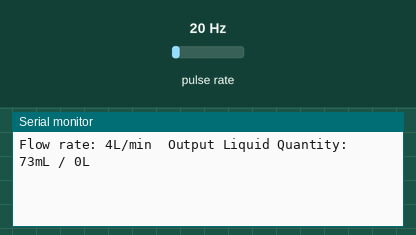
The sketch below on a simulated ESP8266 (NodeMCU). Parts: the last lines printed to the serial monitor. Wiring (inferred from the names in the program): pulse sensor: data D4. The test bench sets the inputs (shaded band); at power-on: pulse rate 20 Hz.

Above: at 1.2 s.
1.3 s: pulse rate (sensor on D4) set to 4 Hz
At 2.6 s:
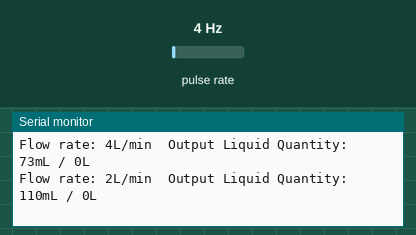
2.8 s: pulse rate (sensor on D4) set to 50 Hz
At 3.8 s:
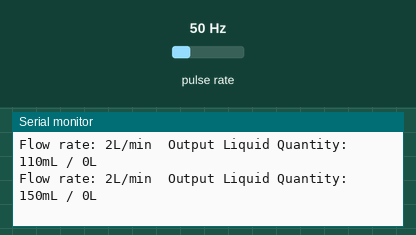
Timing chart, 0 to 5.8 s (numbered marks = the images above; inputs shaded):
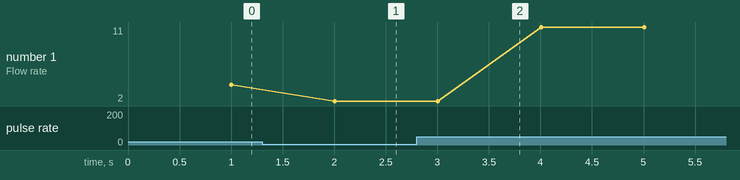

The sketch:

Welcome_Back_Flow_Meter.ino
```cpp
#include <ThingerESP8266.h>
#include <ESP8266WiFi.h>
#define USERNAME "ewbLocalWWU"
#define DEVICE_ID "esp8366"
#define DEVICE_CREDENTIAL "Gowiththeflow"
#define SSID "Verizon-RC400L-CE" // TODO: Update based on wifi network
#define SSID_PASSWORD "689ebe0e" // TODO: Update based on wifi network
#define SENSOR  D4
ThingerESP8266 thing(USERNAME, DEVICE_ID, DEVICE_CREDENTIAL);
// EWB editions (in progress)
const int buttonPin = 2;
int buttonState = 0;

long currentMillis = 0;
long previousMillis = 0;
int interval = 1000;
float calibrationFactor = 4.5;
volatile byte pulseCount;
byte pulse1Sec = 0;
float flowRate;
unsigned int flowMilliLitres;
unsigned long totalMilliLitres;
void IRAM_ATTR pulseCounter()
{
  pulseCount++;
}
void setup()
{
  Serial.begin(115200);
  thing.add_wifi(SSID, SSID_PASSWORD);
  pinMode(SENSOR, INPUT_PULLUP);
  pulseCount = 0;
  flowRate = 0.0;
  flowMilliLitres = 0;
  totalMilliLitres = 0;
  previousMillis = 0;
  attachInterrupt(digitalPinToInterrupt(SENSOR), pulseCounter, FALLING);
  pinMode(buttonPin, INPUT);
}
void loop()
{
  buttonState = digitalRead(buttonPin);
  currentMillis = millis();
  if (buttonState == LOW) {
    // TODO: Reset on button press
    // totalMilliLitres = 0;
  }

  if (currentMillis - previousMillis > interval) {
    pulse1Sec = pulseCount;
    pulseCount = 0;
    flowRate = ((1000.0 / (millis() - previousMillis)) * pulse1Sec) / calibrationFactor;
    previousMillis = millis();
    flowMilliLitres = (flowRate / 60) * 1000;
    totalMilliLitres += flowMilliLitres;
    // Print the flow rate for this second in litres / minute
    Serial.print("Flow rate: ");
    Serial.print(int(flowRate));  // Print the integer part of the variable
    Serial.print("L/min");
    Serial.print("\t");       // Print tab space
    // Print the cumulative total of litres flowed since starting
    Serial.print("Output Liquid Quantity: ");
    Serial.print(totalMilliLitres);
    Serial.print("mL / ");
    Serial.print(totalMilliLitres / 1000);
    Serial.println("L");
    thing["data"] >> [](pson& out){
    out["Flow Rate"] = flowRate;
    out["Total"]= totalMilliLitres;
     };
    thing.handle();
    thing.stream(thing["data"]);
  }
}
```

Measured:
- after the input at 1.3 s, the serial monitor: prints a new line after 0.70 s (image 1)
- after the input at 2.8 s, the serial monitor: prints a new line after 0.20 s (image 2)
- plotted number 1: 4 → 2 after the input at 1.3 s, 2 → 11 after the input at 2.8 s
